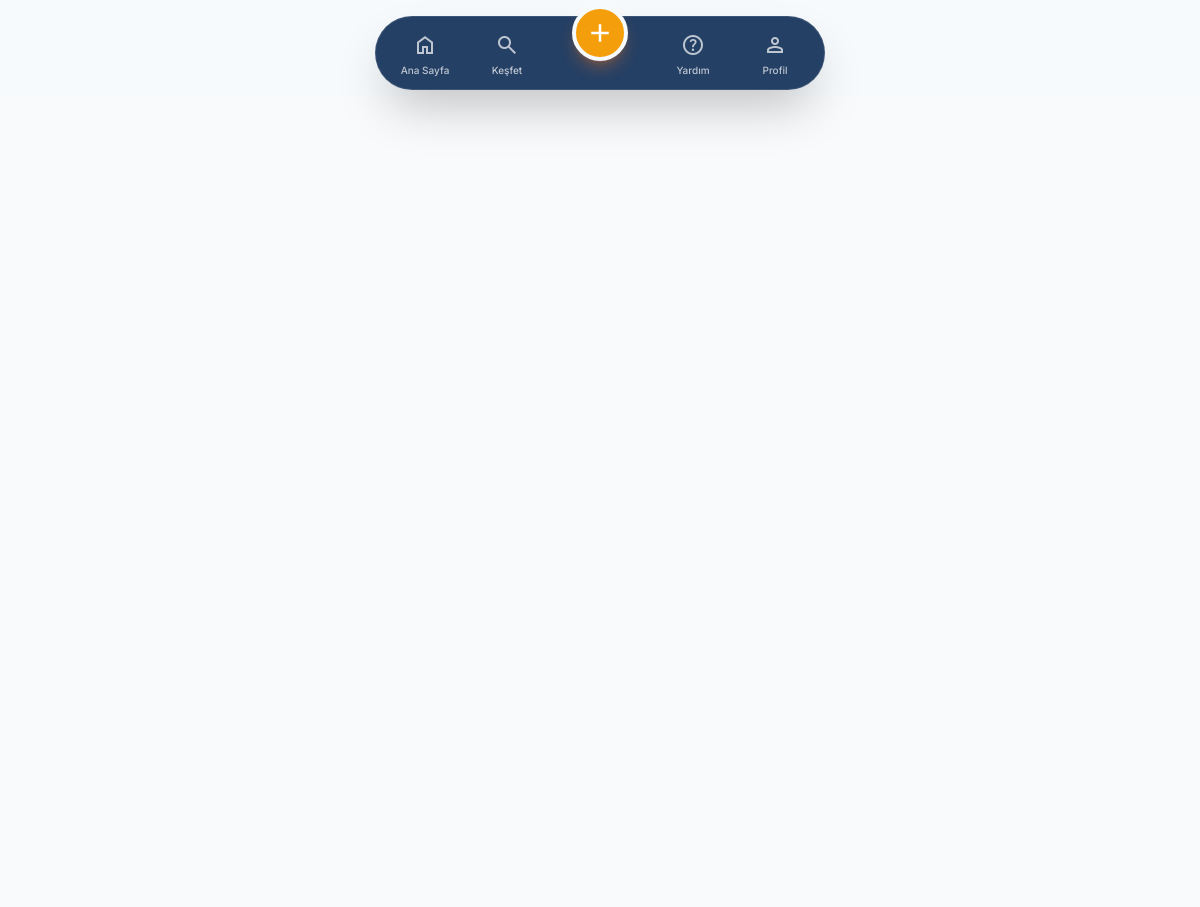
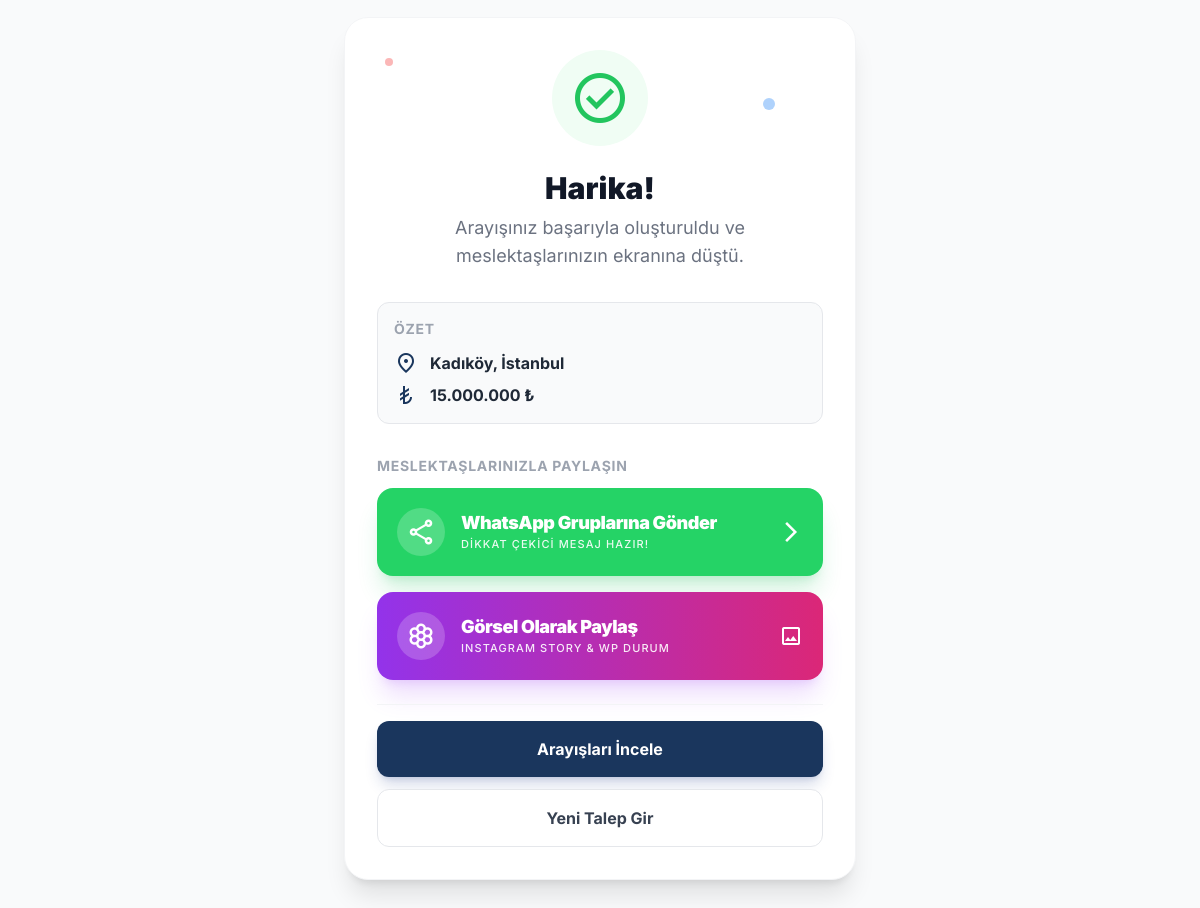
Screenshot of /yuklenecek_dosyalar/basarili.php?id=1 with the database file from the repository (2 pictures, top to bottom).
### tables this page shows
CREATE TABLE `searches` (
    `id` INT UNSIGNED AUTO_INCREMENT PRIMARY KEY,
    `user_id` INT UNSIGNED NOT NULL,
    `transaction_type` ENUM('satilik', 'kiralik') NOT NULL,
    `property_type` ENUM('daire', 'villa', 'arsa', 'ticari', 'rezidans', 'mustakil', 'ofis', 'dukkan', 'depo') NOT NULL,
    `city` VARCHAR(50) NOT NULL,
    `district` VARCHAR(50) DEFAULT NULL,
    `neighborhood` VARCHAR(100) DEFAULT NULL,
    `max_price` DECIMAL(15,2) NOT NULL,
    `features` TEXT DEFAULT NULL,
    `special_note` VARCHAR(100) DEFAULT NULL,
    `duration_days` INT DEFAULT 7,
    `status` ENUM('active', 'expired', 'closed') DEFAULT 'active',
    `expires_at` DATETIME NOT NULL,
    `created_at` TIMESTAMP DEFAULT CURRENT_TIMESTAMP,
    FOREIGN KEY (`user_id`) REFERENCES `users`(`id`) ON DELETE CASCADE,
    INDEX `idx_status` (`status`),
    INDEX `idx_transaction` (`transaction_type`),
    INDEX `idx_property` (`property_type`),
    INDEX `idx_city` (`city`),
    INDEX `idx_expires` (`expires_at`)
);

### yuklenecek_dosyalar/includes/functions.php (called while the page is built, shortened)
<?php
function e($string)
{
    return htmlspecialchars($string ?? '', ENT_QUOTES, 'UTF-8');
}
function formatPrice($price)
{
    return number_format($price, 0, ',', '.') . ' ₺';
}
function getWhatsAppShareLink($search)
{
    global $PROPERTY_TYPES, $TRANSACTION_TYPES;
    $type = $TRANSACTION_TYPES[$search['transaction_type']]['label'] ?? 'Talep';
    $property = $PROPERTY_TYPES[$search['property_type']]['label'] ?? '';
    $price = formatPrice($search['max_price']);
    $loc = "{$search['city']} / {$search['district']}";
    $link = SITE_URL . "/arayislar.php?id=" . $search['id'];
    $msg = "🏠 *MÜŞTERİM HAZIR! PORTFÖYÜNÜZ VAR MI?* 🏠\n\n";
    $msg .= "📍 *Bölge:* {$loc}\n";
    $msg .= "🏢 *Tip:* {$type} {$property}\n";
    $msg .= "💰 *Bütçe:* {$price}\n";
    if (!empty($search['features'])) {
        $shortFeatures = mb_substr(strip_tags($search['features']), 0, 100);
        $msg .= "📝 *Özellikler:* {$shortFeatures}\n";
    }
    $msg .= "\n🤝 *Elinde uygun portföyü olan meslektaşlarım iletişime geçebilir.*\n\n";
    $msg .= "🔗 *Tüm detaylar için tıklayın:* {$link}\n\n";
    $msg .= "#emlakarayis #emlak #isbirligi";
    return "https://api.whatsapp.com/send?text=" . urlencode($msg);
}

### yuklenecek_dosyalar/config.php (called while the page is built, shortened)
<?php
$PROPERTY_TYPES = [
    'daire' => ['label' => 'Daire', 'icon' => 'apartment', 'bg' => 'bg-blue-50', 'border' => 'border-blue-300', 'text' => 'text-blue-800', 'badge' => 'bg-blue-600'],
    'villa' => ['label' => 'Villa', 'icon' => 'villa', 'bg' => 'bg-purple-50', 'border' => 'border-purple-300', 'text' => 'text-purple-800', 'badge' => 'bg-purple-600'],
    'arsa' => ['label' => 'Arsa', 'icon' => 'landscape', 'bg' => 'bg-amber-50', 'border' => 'border-amber-300', 'text' => 'text-amber-800', 'badge' => 'bg-amber-600'],
    'ticari' => ['label' => 'Ticari', 'icon' => 'store', 'bg' => 'bg-red-50', 'border' => 'border-red-300', 'text' => 'text-red-800', 'badge' => 'bg-red-600'],
    'rezidans' => ['label' => 'Rezidans', 'icon' => 'domain', 'bg' => 'bg-cyan-50', 'border' => 'border-cyan-300', 'text' => 'text-cyan-800', 'badge' => 'bg-cyan-600'],
    'mustakil' => ['label' => 'Müstakil', 'icon' => 'house', 'bg' => 'bg-teal-50', 'border' => 'border-teal-300', 'text' => 'text-teal-800', 'badge' => 'bg-teal-600'],
    'ofis' => ['label' => 'Ofis', 'icon' => 'corporate_fare', 'bg' => 'bg-indigo-50', 'border' => 'border-indigo-300', 'text' => 'text-indigo-800', 'badge' => 'bg-indigo-600'],
    'dukkan' => ['label' => 'Dükkan', 'icon' => 'storefront', 'bg' => 'bg-pink-50', 'border' => 'border-pink-300', 'text' => 'text-pink-800', 'badge' => 'bg-pink-600'],
    'depo' => ['label' => 'Depo', 'icon' => 'warehouse', 'bg' => 'bg-gray-100', 'border' => 'border-gray-300', 'text' => 'text-gray-800', 'badge' => 'bg-gray-600']
];
$TRANSACTION_TYPES = [
    'satilik' => ['label' => 'Satılık', 'bg' => 'bg-emerald-500', 'border' => 'border-emerald-500', 'text' => 'text-emerald-700', 'light_bg' => 'bg-emerald-50'],
    'kiralik' => ['label' => 'Kiralık', 'bg' => 'bg-orange-500', 'border' => 'border-orange-500', 'text' => 'text-orange-700', 'light_bg' => 'bg-orange-50']
];

### yuklenecek_dosyalar/basarili.php (the view, shortened to what this page needs)
<?php
require_once 'config.php';
require_once 'includes/functions.php';
$searchId = $_GET['id'] ?? null;
$stmt = $pdo->prepare("SELECT * FROM searches WHERE id = ?");
$stmt->execute([$searchId]);
$search = $stmt->fetch();
require_once 'includes/header.php';
?>
<div class="min-h-[calc(100vh-64px)] bg-gray-50 flex items-center justify-center p-4">
    <div
        class="bg-white w-full max-w-lg rounded-3xl shadow-xl border border-gray-100 p-8 text-center relative overflow-hidden animate-fade-in-up">
        <div class="absolute top-0 left-0 w-full h-full overflow-hidden pointer-events-none z-0">
            <div class="absolute top-10 left-10 w-2 h-2 bg-red-400 rounded-full opacity-50"></div>
            <div class="absolute top-20 right-20 w-3 h-3 bg-blue-400 rounded-full opacity-50"></div>
        </div>
        <div
            class="w-24 h-24 bg-green-50 rounded-full flex items-center justify-center mx-auto mb-6 relative z-10 animate-bounce-slow">
            <span class="material-symbols-outlined !text-6xl text-green-500">check_circle</span>
        </div>
        <h1 class="text-3xl font-black text-gray-900 mb-2 relative z-10">Harika!</h1>
        <p class="text-gray-500 text-lg mb-8 relative z-10">Arayışınız başarıyla oluşturuldu ve meslektaşlarınızın
            ekranına düştü.</p>
        <div class="bg-gray-50 rounded-xl p-4 mb-8 text-left border border-gray-200 relative z-10">
            <h3 class="text-sm font-bold text-gray-400 uppercase tracking-wider mb-3">Özet</h3>
            <div class="flex items-center gap-3 mb-2">
                <span class="material-symbols-outlined text-primary">location_on</span>
                <span class="font-bold text-gray-800"><?= e($search['district']) ?>, <?= e($search['city']) ?></span>
            </div>
            <div class="flex items-center gap-3">
                <span class="material-symbols-outlined text-primary">currency_lira</span>
                <span class="font-bold text-gray-800"><?= formatPrice($search['max_price']) ?></span>
            </div>
        </div>
        <div class="mb-6 text-left relative z-10">
            <h3 class="text-sm font-bold text-gray-400 uppercase tracking-wider mb-3">Meslektaşlarınızla Paylaşın</h3>
            <a href="<?= getWhatsAppShareLink($search) ?>" target="_blank"
                class="flex items-center justify-between w-full bg-[#25D366] hover:bg-[#128C7E] text-white p-5 rounded-2xl transition-all shadow-xl shadow-green-500/20 group mb-4">
                <div class="flex items-center gap-4">
                    <div class="w-12 h-12 bg-white/20 rounded-full flex items-center justify-center">
                        <span class="material-symbols-outlined !text-3xl text-white">share</span>
                    </div>
                    <div class="flex flex-col">
                        <span class="text-lg font-black leading-tight tracking-tight">WhatsApp Gruplarına Gönder</span>
                        <span class="text-[11px] opacity-90 font-medium uppercase tracking-widest mt-0.5">Dikkat Çekici
                            Mesaj Hazır!</span>
                    </div>
                </div>
                <span
                    class="material-symbols-outlined transition-transform group-hover:translate-x-1">arrow_forward_ios</span>
            </a>
            <button id="generateStoryBtn" type="button"
                class="flex items-center justify-between w-full bg-gradient-to-r from-purple-600 to-pink-600 hover:from-purple-700 hover:to-pink-700 text-white p-5 rounded-2xl transition-all shadow-xl shadow-purple-500/20 group">
                <div class="flex items-center gap-4">
                    <div class="w-12 h-12 bg-white/20 rounded-full flex items-center justify-center">
                        <span class="material-symbols-outlined !text-3xl text-white">filter_vintage</span>
                    </div>
                    <div class="flex flex-col text-left">
                        <span class="text-lg font-black leading-tight tracking-tight">Görsel Olarak Paylaş</span>
                        <span class="text-[11px] opacity-90 font-medium uppercase tracking-widest mt-0.5">Instagram
                            Story & WP Durum</span>
                    </div>
                </div>
                <span class="material-symbols-outlined transition-transform group-hover:translate-x-1">image</span>
            </button>
        </div>
        <div class="flex flex-col gap-3 relative z-10 w-full pt-4 border-t border-gray-100">
            <a href="arayislar.php"
                class="w-full bg-primary hover:bg-primary-dark text-white py-4 rounded-xl font-bold transition-all shadow-lg shadow-blue-900/20">
                Arayışları İncele
            </a>
            <a href="talep-gir.php"
                class="w-full bg-white hover:bg-gray-50 text-gray-700 border border-gray-200 py-4 rounded-xl font-bold transition-all">
                Yeni Talep Gir
            </a>
        </div>
    </div>
</div>
<?php require_once 'includes/footer.php'; ?>

### yuklenecek_dosyalar/assets/css/style.css (style rules this page uses)
html { scroll-behavior: smooth; -webkit-tap-highlight-color: transparent; }
body { font-family: 'Inter', system-ui, -apple-system, sans-serif; }
.animate-fade-in-up { animation: fadeInUp 0.6s ease-out forwards; opacity: 0; }
.animate-bounce-slow { animation: bounceSlow 3s infinite ease-in-out; }

### yuklenecek_dosyalar/includes/header.php (style rules this page uses)
body { font-family: 'Inter', system-ui, sans-serif; }
.material-symbols-outlined { font-variation-settings: 'FILL' 0, 'wght' 400, 'GRAD' 0, 'opsz' 24; }

### rows the page displays
searches: district "Kadıköy", city "İstanbul", max_price "15.000.000 ₺"
